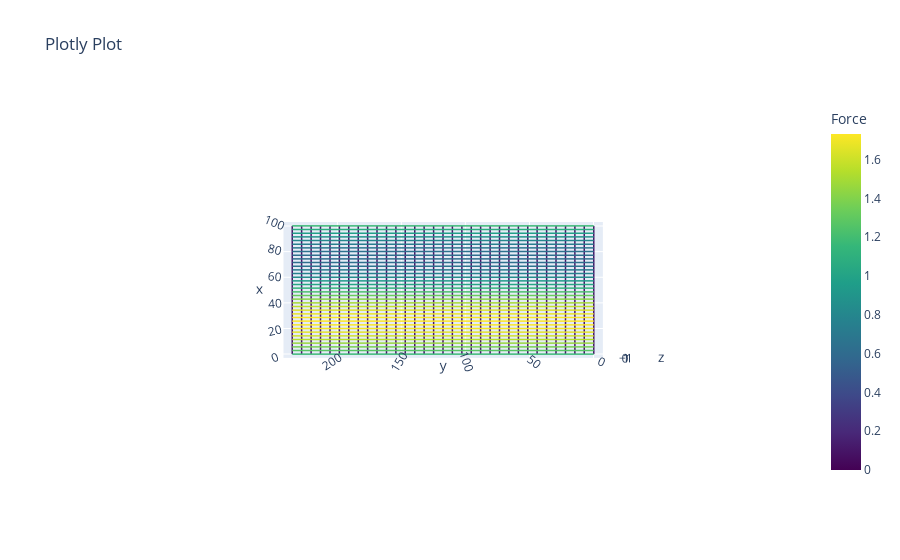

Notebook code cell kept with this figure:
### Code cell
# model_name = "balloonbender9000"
model_name = "balloonbender9004"
directions = np.ones(len(edges))
net = Network_custom.from_fd(vertices, edges, q, fixed, paths = paths, dir = directions)
net.auto_flip_curves(n = 20) # Automatically flip the curvature of the edges
net.net_plot(color = True) #, path_colors=True)

np.max(net.f)/ (0.078294515*3)

rotate_angle = 0
font_scale = 3
tikz_text = net.tikz_string(net.vertices_2d, net.edges, labels = None, rotate_label = rotate_angle, font_scale = font_scale, scale = 20, color = net.f)
with open("tikz_balloonbender0.tex", "w") as f:
    f.write("\n".join(tikz_text))

### Figure 1 — Plotly figure (JSON) as saved in the notebook; plotly's stock layout.template omitted (floating-point values rounded to 4 significant figures; data arrays with more than 128 entries replaced by an {"elided": "..."} marker saying what was removed)
{"data": [{"line": {"color": {"elided": "6921 float values"}, "colorbar": {"title": {"text": "Force"}}, "colorscale": [[0, "#440154"], [0.1111, "#482878"], [0.2222, "#3e4989"], [0.3333, "#31688e"], [0.4444, "#26828e"], [0.5556, "#1f9e89"], [0.6667, "#35b779"], [0.7778, "#6ece58"], [0.8889, "#b5de2b"], [1, "#fde725"]], "showscale": true, "width": 3}, "mode": "lines", "type": "scatter3d", "x": {"elided": "6921 float values"}, "y": {"elided": "6921 float values"}, "z": {"elided": "6921 int values"}}], "layout": {"scene": {"aspectmode": "data", "camera": {"eye": {"x": 0, "y": 0, "z": 11.75}}}, "title": {"text": "Plotly Plot"}}}
